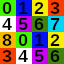

A 2D game scene composited from a Tiled map and its tileset images. What follows is a short description and the map's XML, with every tile layer's data as written:
An orthogonal 4x4 tile map with 16x16 px tiles, 1 tile layer (Kachelebene 1).

<map version="1.4" tiledversion="1.4.3" orientation="orthogonal" renderorder="right-down" width="4" height="4" tilewidth="16" tileheight="16" infinite="0" nextlayerid="2" nextobjectid="1">
 <tileset firstgid="1" source="image3x3-regular.tsx" />
 <layer id="1" name="Kachelebene 1" width="4" height="4">
  <data encoding="csv">
1,2,3,4,
5,6,7,8,
9,1,2,3,
4,5,6,7
</data>
 </layer>
</map>
